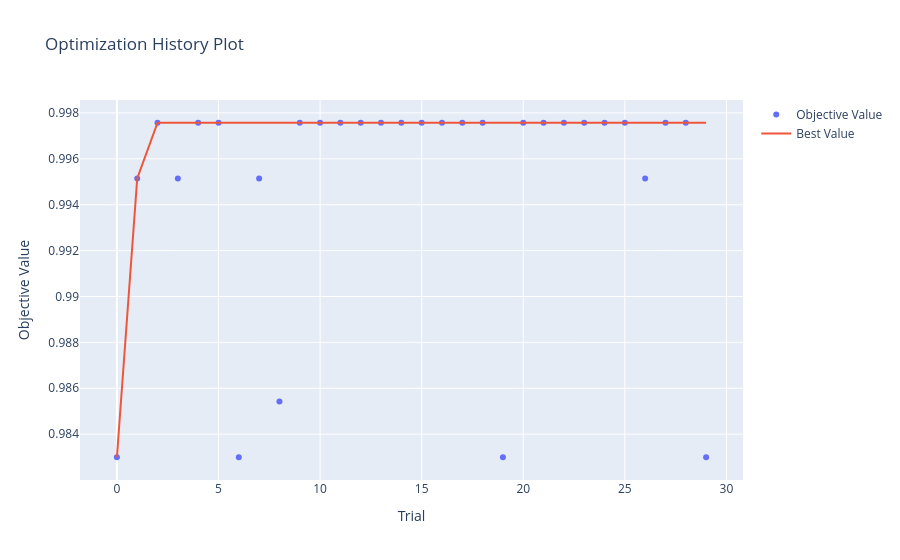
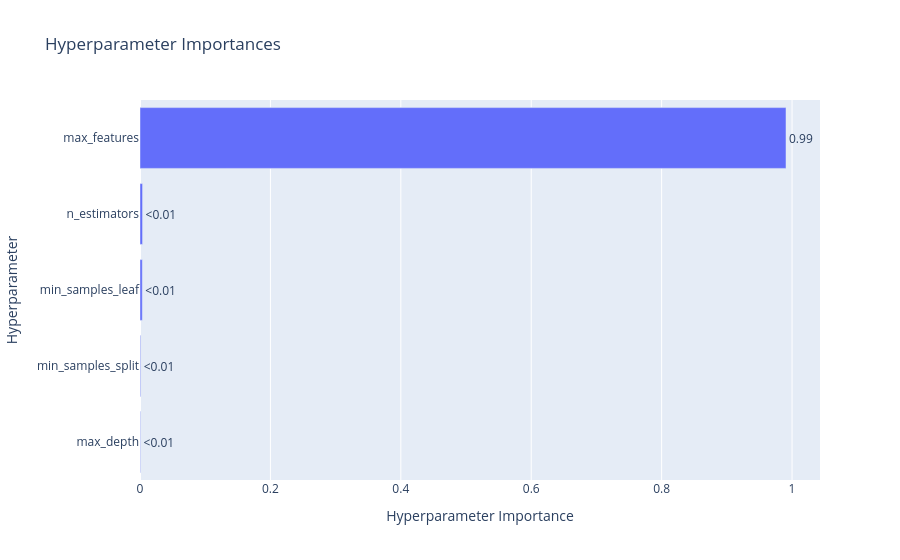

The code cell stored with these charts, in order, in its notebook:
### Code cell
import optuna

# Importar visualización de Optuna
optuna.visualization.plot_optimization_history(study).show()
optuna.visualization.plot_param_importances(study).show()

### Figure 1 — Plotly figure (JSON) as saved in the notebook; plotly's stock layout.template omitted (floating-point values rounded to 4 significant figures)
{"data": [{"mode": "markers", "name": "Objective Value", "type": "scatter", "x": [0, 1, 2, 3, 4, 5, 6, 7, 8, 9, 10, 11, 12, 13, 14, 15, 16, 17, 18, 19, 20, 21, 22, 23, 24, 25, 26, 27, 28, 29], "y": [0.983, 0.9951, 0.9976, 0.9951, 0.9976, 0.9976, 0.983, 0.9951, 0.9854, 0.9976, 0.9976, 0.9976, 0.9976, 0.9976, 0.9976, 0.9976, 0.9976, 0.9976, 0.9976, 0.983, 0.9976, 0.9976, 0.9976, 0.9976, 0.9976, 0.9976, 0.9951, 0.9976, 0.9976, 0.983]}, {"mode": "lines", "name": "Best Value", "type": "scatter", "x": [0, 1, 2, 3, 4, 5, 6, 7, 8, 9, 10, 11, 12, 13, 14, 15, 16, 17, 18, 19, 20, 21, 22, 23, 24, 25, 26, 27, 28, 29], "y": [0.983, 0.9951, 0.9976, 0.9976, 0.9976, 0.9976, 0.9976, 0.9976, 0.9976, 0.9976, 0.9976, 0.9976, 0.9976, 0.9976, 0.9976, 0.9976, 0.9976, 0.9976, 0.9976, 0.9976, 0.9976, 0.9976, 0.9976, 0.9976, 0.9976, 0.9976, 0.9976, 0.9976, 0.9976, 0.9976]}, {"marker": {"color": "#cccccc"}, "mode": "markers", "name": "Infeasible Trial", "showlegend": false, "type": "scatter", "x": [], "y": []}], "layout": {"title": {"text": "Optimization History Plot"}, "xaxis": {"title": {"text": "Trial"}}, "yaxis": {"title": {"text": "Objective Value"}}}}

### Figure 2 — Plotly figure (JSON) as saved in the notebook; plotly's stock layout.template omitted (floating-point values rounded to 4 significant figures)
{"data": [{"cliponaxis": false, "hovertemplate": ["max_depth (IntDistribution): 0.000804814829590794<extra></extra>", "min_samples_split (IntDistribution): 0.0010090418775594453<extra></extra>", "min_samples_leaf (IntDistribution): 0.0035517080534467637<extra></extra>", "n_estimators (IntDistribution): 0.0039131965789598365<extra></extra>", "max_features (CategoricalDistribution): 0.9907212386604433<extra></extra>"], "name": "Objective Value", "orientation": "h", "text": ["<0.01", "<0.01", "<0.01", "<0.01", "0.99"], "textposition": "outside", "type": "bar", "x": [0.0008048, 0.001009, 0.003552, 0.003913, 0.9907], "y": ["max_depth", "min_samples_split", "min_samples_leaf", "n_estimators", "max_features"]}], "layout": {"title": {"text": "Hyperparameter Importances"}, "xaxis": {"title": {"text": "Hyperparameter Importance"}}, "yaxis": {"title": {"text": "Hyperparameter"}}}}
